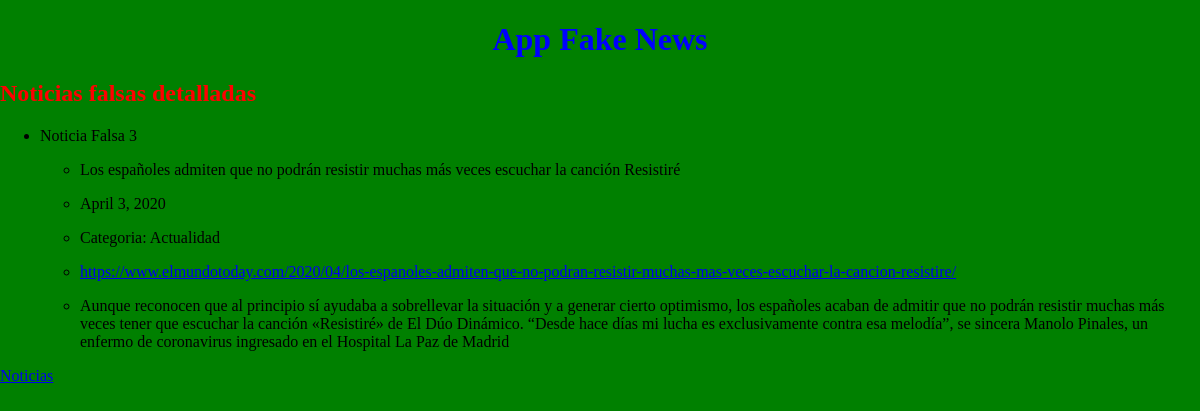
The page /appFakenews/noticia/3 on the database its author committed.
### appFakenews/models.py (models this page shows, shortened)
class Noticia(models.Model):
    categoria = models.ForeignKey(Categoria, on_delete=models.CASCADE)
    titular = models.CharField(max_length=100)
    desc = models.CharField(max_length=500)
    medio = models.CharField(max_length=50)
    enlace = models.CharField(max_length=200)
    f_publi = models.DateField()

class Categoria(models.Model):
    nombre = models.CharField(max_length=50)
    def __str__(self):
        return f"Categoria: {self.nombre}"

### appFakenews/views.py (the view)
# urls.py: path('noticia/<int:pk>', views.NoticiaDetailView.as_view(), name='noticia_det'),
class NoticiaDetailView(DetailView):
    model = Noticia
    template_name = 'noticia.html'
    def get_context_data(self, **kwargs):
        context = super(NoticiaDetailView, self).get_context_data(**kwargs)
        context['titulo_pagina'] = 'Noticias falsas detalladas'
        return context

### appFakenews/templates/noticia.html
{% extends "base.html" %}
{% block contenido %}
<ul>
    <li>
        Noticia Falsa {{ noticia.id }}
        <ul>
            <li>
                <p>{{ noticia.titular }}</p>
            </li>
            <li>
                <P>{{ noticia.f_publi }}</p>
            </li>
            <li>
                <p>{{ noticia.categoria }}</p>
            </li>
            <li>
                <p><a href="{{ noticia.enlace }}">{{ noticia.enlace }}</a></p>
            </li>
            <li>
                <p>{{ noticia.desc }}</p>
            </li>
        </ul>
    </li>
</ul>
<a href="{% url 'noticias' %}">Noticias</a>
{% endblock %}

### appFakenews/static/css/style.css (style rules this page uses)
body { background-color: green; margin: 0 auto; width: 1200px; }
p { font-size: 16px; }

### rows shown on the page
Noticia: id "3", titular "Los españoles admiten que no podrán resistir muchas más veces escuchar la canción Resistiré", f_publi "April 3, 2020", categoria "Categoria: Actualidad", enlace "https://www.elmundotoday.com/2020/04/los-espanoles-admiten-que-no-podran-resistir-muchas-mas-veces-escuchar-la-cancion-resistire/", desc "Aunque reconocen que al principio sí ayudaba a sobrellevar la situación y a generar cierto optimismo, los españoles acaban de admitir que no podrán resistir muchas más veces tener que escuchar la canción «Resistiré» de El Dúo Dinámico. “Desde hace días mi lucha es exclusivamente contra esa melodía”, se sincera Manolo Pinales, un enfermo de coronavirus ingresado en el Hospital La Paz de Madrid"
